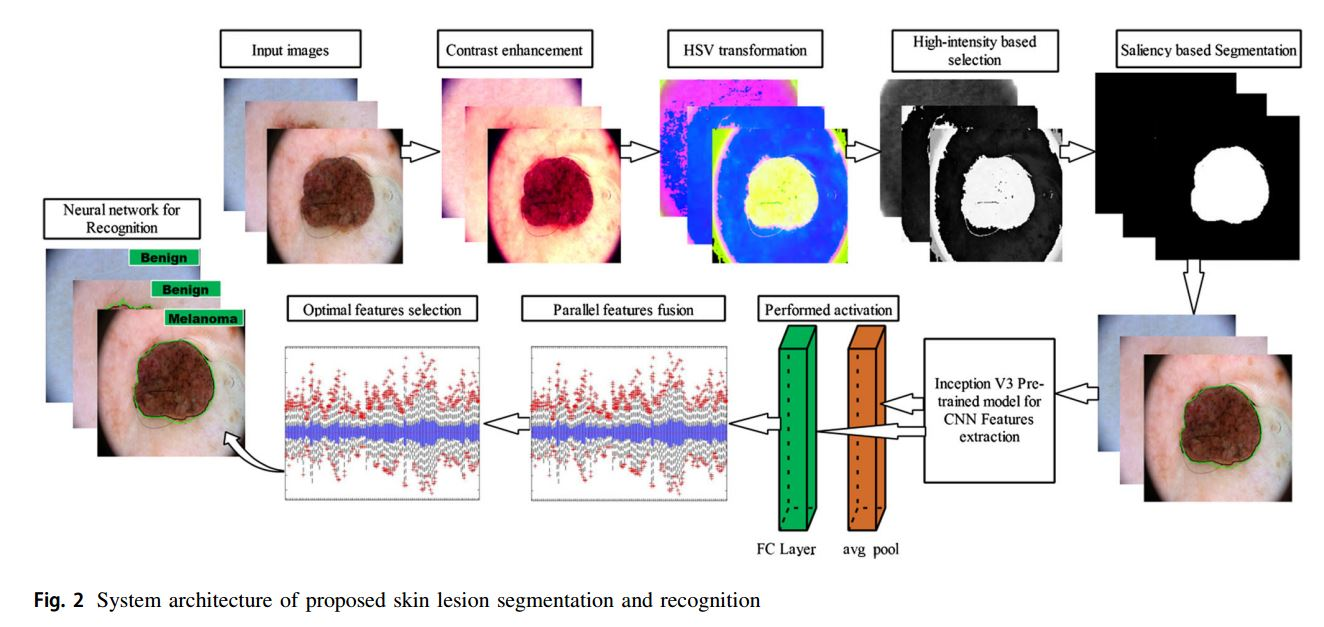
%> input picture 1.JPG, 1324 x 627 px
$ octave --eval "result = colorfeatures(imread('1.JPG'));"   (GNU Octave 9; MATLAB toolbox functions it lacks are replaced by stand-ins)
%> lines starting %> are read from the running program, lines starting %| are printed output that depends on the picture
function [zout2] = colorfeatures(img)
% % img=imread('F:\Study\MS(CS)\Attique_Data\Ulcer\Dataset\ulcer\0.jpg');
image=im2double(img);
%%      RGB
R=image(:,:,1);
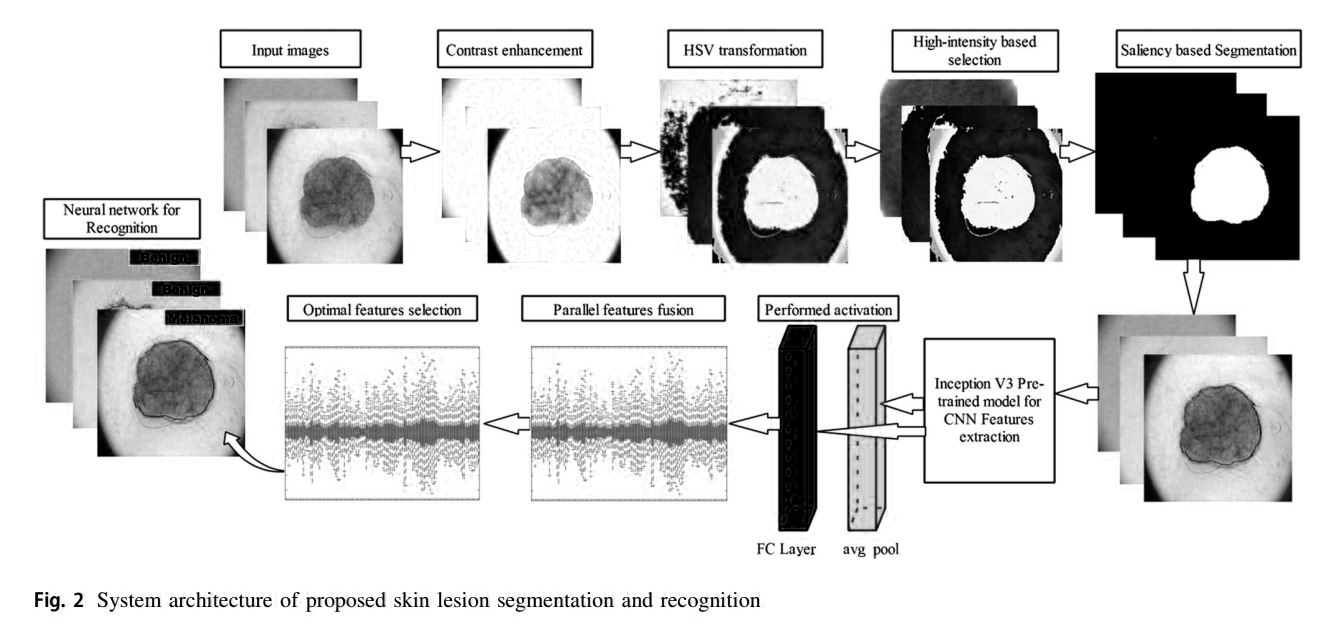
%> R: size 627x1324 double; min 0, max 1, mean 0.823
G=image(:,:,2);
B=image(:,:,3);
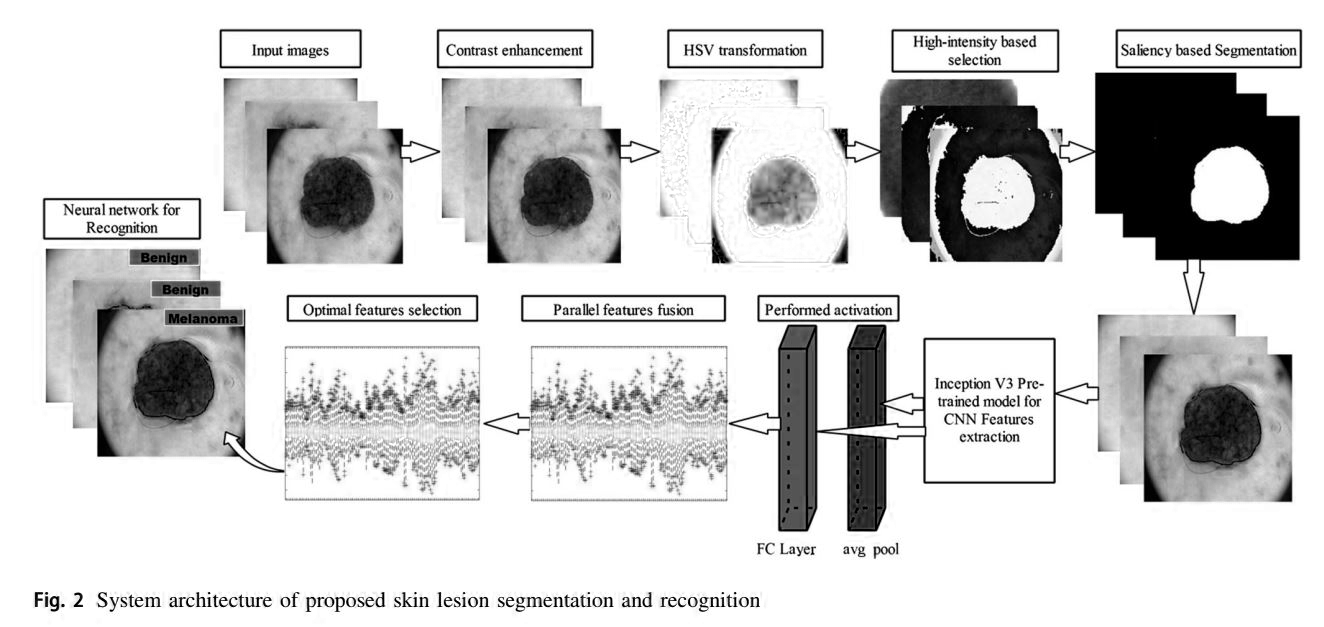
%> B: size 627x1324 double; min 0, max 1, mean 0.818
% % % % % % % % % % % % %
R_svd=svd(R);
%> R_svd = 627 values, max 765.7 at index 1, min 0 at index 626, mean 4.11
G_svd=svd(G);
%> G_svd = 627 values, max 750.2 at index 1, min 0 at index 626, mean 4.05
B_svd=svd(B);
%> B_svd = 627 values, max 760.4 at index 1, min 0 at index 626, mean 4.03
if(size(R_svd,2)==1)
 R_svd=R_svd';
end
if(size(G_svd,2)==1)
 G_svd=G_svd';
end
if(size(B_svd,2)==1)
 B_svd=B_svd';
end
% % % % % % % % % % % %
Rmean=mean2(R);
%> Rmean = 0.823
Ren=entropy(R);
%> Ren = 4.24
Rs=skewness(R);
Rs(isnan(Rs))=[];
Rk=kurtosis(R);
Rk(isnan(Rk))=[];
Rhar = harmmean(R);
%> Rhar = 1324 values, max 1 at index 1, min 0 at index 37, mean 0.232
% % % % % % % % % % % % % % %
Gmean=mean2(G);
%> Gmean = 0.804
Gen=entropy(G);
%> Gen = 4.41
Gs=skewness(G);
Gs(isnan(Gs))=[];
Gk=kurtosis(G);
Gk(isnan(Gk))=[];
Ghar = harmmean(G);
%> Ghar = 1324 values, max 1 at index 1, min 0 at index 37, mean 0.238
% % % % % % % % % % % % % %
Bmean=mean2(B);
%> Bmean = 0.818
Ben=entropy(B);
%> Ben = 4.32
Bs=skewness(B);
Bs(isnan(Bs))=[];
Bk=kurtosis(B);
Bk(isnan(Bk))=[];
Bhar = harmmean(B);
%> Bhar = 1324 values, max 1 at index 1, min 0 at index 37, mean 0.267
%%      YCbCr
YCbCr=rgb2ycbcr(image);
%> YCbCr: size 627x1324x3 double; mean of channels 1, 2, 3 0.759, 0.505, 0.509
% % % % % % % % % % %
Y=YCbCr(:,:,1);
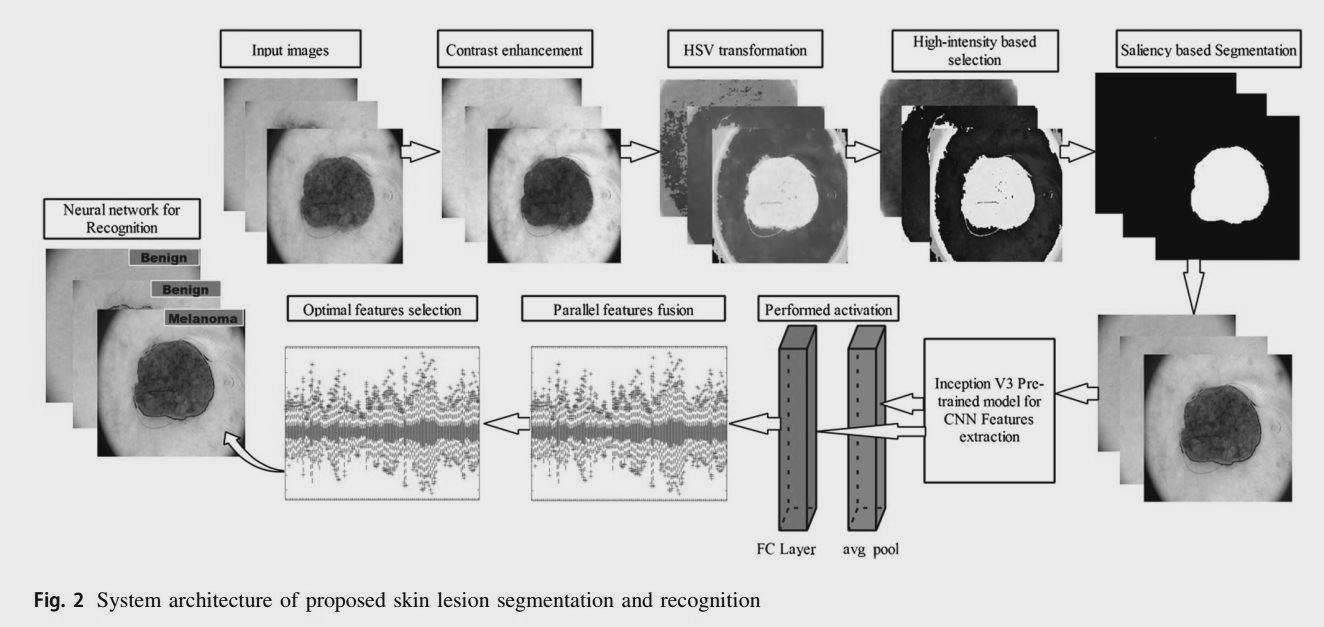
%> Y: size 627x1324 double; min 0.0627, max 0.922, mean 0.759
Cb=YCbCr(:,:,2);
Cr=YCbCr(:,:,3);
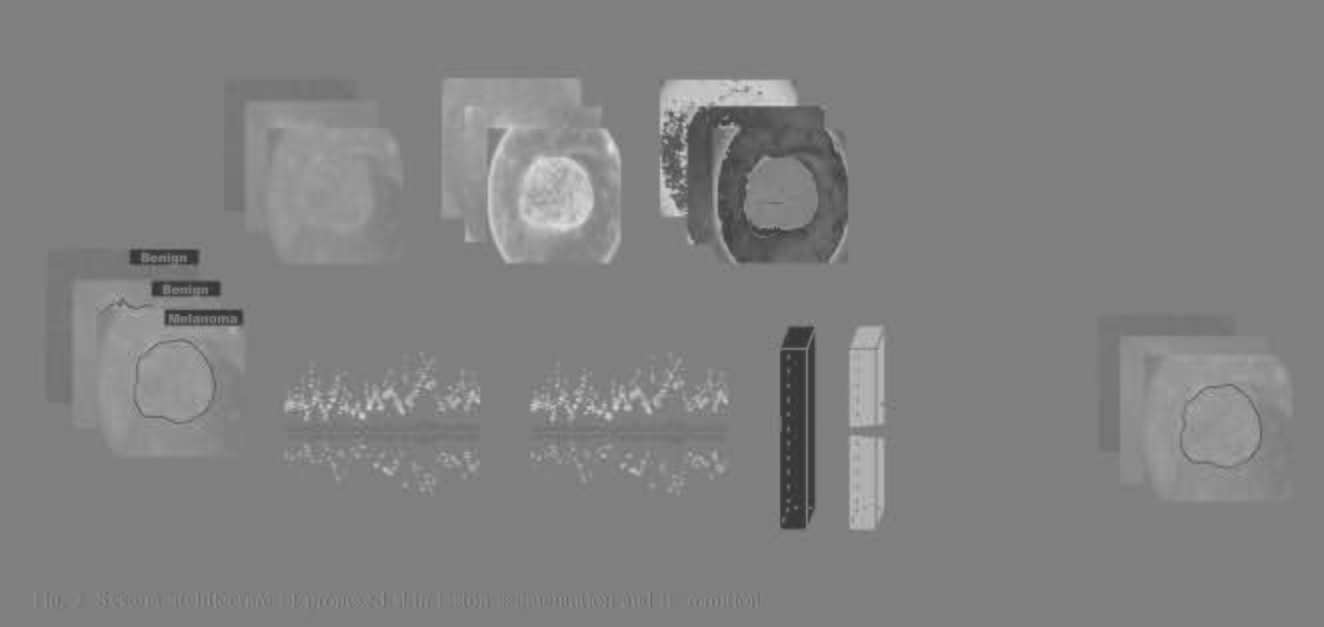
%> Cr: size 627x1324 double; min 0.204, max 0.881, mean 0.509
% % % % % % % % % %    SVD
Y_svd=svd(Y);
%> Y_svd = 627 values, max 705 at index 1, min 0 at index 626, mean 3.51
Cb_svd=svd(Cb);
%> Cb_svd = 627 values, max 461 at index 1, min 0 at index 626, mean 1.09
Cr_svd=svd(Cr);
%> Cr_svd = 627 values, max 464.4 at index 1, min 0 at index 626, mean 1.14


if(size(Y_svd,2)==1)
 Y_svd=Y_svd';
end
if(size(Cb_svd,2)==1)
 Cb_svd=Cb_svd';
end
if(size(Cr_svd,2)==1)
 Cr_svd=Cr_svd';
end
% % % % % % % % % % % % %
Ymean=mean2(Y);
%> Ymean = 0.759
Yen=entropy(Y);
%> Yen = 4.43
Ys=skewness(Y);
Yk=kurtosis(Y);
Yhar = harmmean(Y);
%> Yhar = 1324 values, max 0.922 at index 1, min 0.152 at index 1146, mean 0.571
% % % % % % % % % % % % %
Cbmean=mean2(Cb);
%> Cbmean = 0.505
Cben=entropy(Cb);
%> Cben = 2.64
Cbs=skewness(Cb);
Cbk=kurtosis(Cb);
Cbhar = harmmean(Cb);
%> Cbhar = 1324 values, max 0.566 at index 742, min 0.421 at index 716, mean 0.499

% % % % % % % % % % %
Crmean=mean2(Cr);
%> Crmean = 0.509
Cren=entropy(Cr);
%> Cren = 2.75
Crs=skewness(Cr);
Crk=kurtosis(Cr);
Crhar =harmmean(Cr);
%> Crhar = 1324 values, max 0.55 at index 867, min 0.349 at index 801, mean 0.504
%%          NTSC
NTSc=rgb2ntsc(image);
%> NTSc: size 627x1324x3 double; mean of channels 1, 2, 3 0.811, 0.00665, 0.00813
N=NTSc(:,:,1);
T=NTSc(:,:,2);
Sc=NTSc(:,:,3);
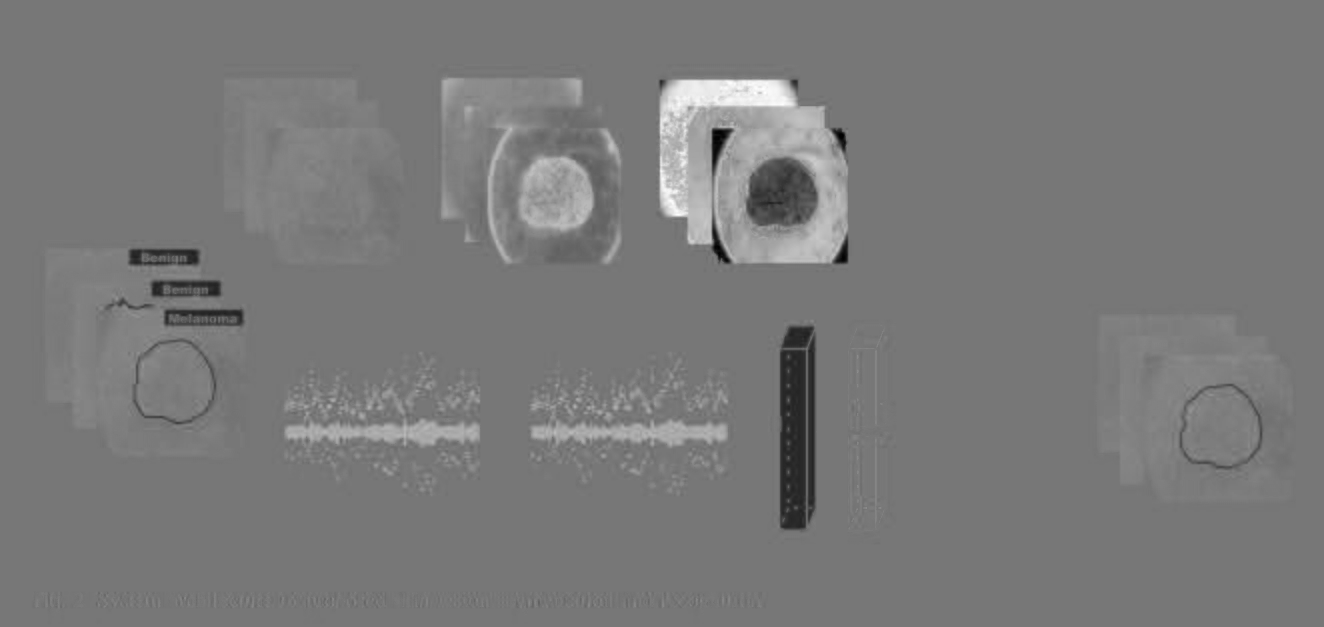
%> Sc: size 627x1324 double; min -0.389, max 0.444, mean 0.00813; drawn with min black and max white
% % % % % % % % % SVD
N_svd=svd(N);
%> N_svd = 627 values, max 755.5 at index 1, min 0 at index 626, mean 3.99
T_svd=svd(T);
%> T_svd = 627 values, max 49.45 at index 1, min 0 at index 626, mean 0.611
Sc_svd=svd(Sc);
%> Sc_svd = 627 values, max 29.5 at index 1, min 0 at index 626, mean 0.384
if(size(N_svd,2)==1)
 N_svd=N_svd';
end
if(size(T_svd,2)==1)
 T_svd=T_svd';
end
if(size(Sc_svd,2)==1)
 Sc_svd=Sc_svd';
end

% % % % % % % % %
Nmean=mean2(N);
%> Nmean = 0.811
Nen=entropy(N);
%> Nen = 4.53
Ns=skewness(N);
Nk=kurtosis(N);
Nhar = harmmean(N);
%> Nhar = 1324 values, max 1 at index 1, min 0 at index 77, mean 0.375
% % % % % % % % % %
Tmean=mean2(T);
%> Tmean = 0.00665
Ten=entropy(T);
%> Ten = 1.96
Ts=skewness(T);
Tk=kurtosis(T);
%> (the run ends here)
